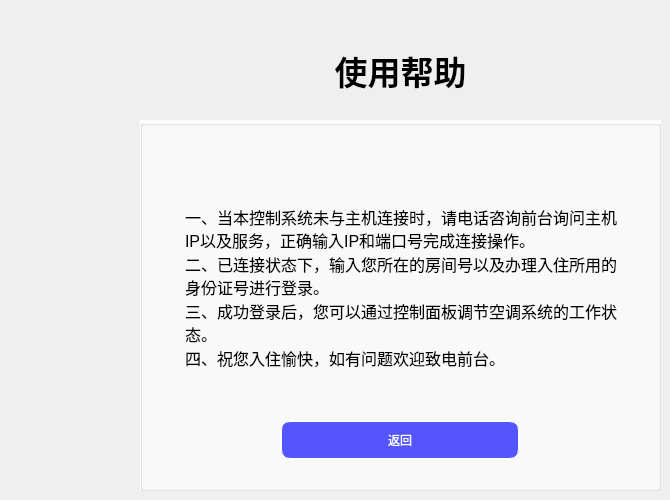
    <widget class="QWidget" name="page_5">
     <widget class="QLabel" name="label_22">
      <property name="geometry">
       <rect>
        <x>210</x>
        <y>40</y>
        <width>381</width>
        <height>61</height>
       </rect>
      </property>
      <property name="font">
       <font>
        <pointsize>25</pointsize>
        <weight>75</weight>
        <bold>true</bold>
       </font>
      </property>
      <property name="styleSheet">
       <string notr="true">background-color: rgb(255, 255, 255,0);</string>
      </property>
      <property name="text">
       <string>使用帮助</string>
      </property>
      <property name="alignment">
       <set>Qt::AlignCenter</set>
      </property>
     </widget>
     <widget class="QGroupBox" name="groupBox_5">
      <property name="geometry">
       <rect>
        <x>140</x>
        <y>120</y>
        <width>521</width>
        <height>371</height>
       </rect>
      </property>
      <property name="styleSheet">
       <string notr="true">font: 16pt &quot;Agency FB&quot;;
background-color: rgb(255, 255, 255,80%);</string>
      </property>
      <property name="title">
       <string/>
      </property>
      <property name="alignment">
       <set>Qt::AlignCenter</set>
      </property>
      <widget class="QLabel" name="label_register_image_3">
       <property name="geometry">
        <rect>
         <x>230</x>
         <y>20</y>
         <width>40</width>
         <height>40</height>
        </rect>
       </property>
       <property name="styleSheet">
        <string notr="true">border-image: url(:/Resource/help.png);
background-color: rgb(255, 255, 255,0);</string>
       </property>
       <property name="text">
        <string/>
       </property>
      </widget>
      <widget class="QPushButton" name="pushButton_help_back">
       <property name="geometry">
        <rect>
         <x>140</x>
         <y>300</y>
         <width>240</width>
         <height>40</height>
        </rect>
       </property>
       <property name="cursor">
        <cursorShape>PointingHandCursor</cursorShape>
       </property>
       <property name="styleSheet">
        <string notr="true">QPushButton{
	border:2px groove rgb(255,255,255,0,0);border-radius:10px;padding:2px 4px;
	font: 12pt &quot;Adobe 黑体 Std R&quot;;
color:white;
	
	background-color: rgb(85, 85, 255);
}
QPushButton:hover{background-color: rgb(85, 85, 255,90)}
QPushButton:pressed{background-color: rgb(85, 85, 255,50)}


</string>
       </property>
       <property name="text">
        <string>返回</string>
       </property>
      </widget>
      <widget class="QTextBrowser" name="textBrowser">
       <property name="geometry">
        <rect>
         <x>40</x>
         <y>80</y>
         <width>451</width>
         <height>201</height>
        </rect>
       </property>
       <property name="styleSheet">
        <string notr="true">background-color: rgb(255, 255, 255,0);
font: 13pt &quot;宋体&quot;;</string>
       </property>
       <property name="html">
        <string>&lt;!DOCTYPE HTML PUBLIC &quot;-//W3C//DTD HTML 4.0//EN&quot; &quot;http://www.w3.org/TR/REC-html40/strict.dtd&quot;&gt;
&lt;html&gt;&lt;head&gt;&lt;meta name=&quot;qrichtext&quot; content=&quot;1&quot; /&gt;&lt;style type=&quot;text/css&quot;&gt;
p, li { white-space: pre-wrap; }
&lt;/style&gt;&lt;/head&gt;&lt;body style=&quot; font-family:'宋体'; font-size:13pt; font-weight:400; font-style:normal;&quot;&gt;
&lt;p style=&quot; margin-top:0px; margin-bottom:0px; margin-left:0px; margin-right:0px; -qt-block-indent:0; text-indent:0px;&quot;&gt;&lt;span style=&quot; font-family:'Agency FB'; font-size:12pt;&quot;&gt;一、当本控制系统未与主机连接时，请电话咨询前台询问主机IP以及服务，正确输入IP和端口号完成连接操作。&lt;/span&gt;&lt;/p&gt;
&lt;p style=&quot; margin-top:0px; margin-bottom:0px; margin-left:0px; margin-right:0px; -qt-block-indent:0; text-indent:0px;&quot;&gt;&lt;span style=&quot; font-family:'Agency FB'; font-size:12pt;&quot;&gt;二、已连接状态下，输入您所在的房间号以及办理入住所用的身份证号进行登录。&lt;/span&gt;&lt;/p&gt;
&lt;p style=&quot; margin-top:0px; margin-bottom:0px; margin-left:0px; margin-right:0px; -qt-block-indent:0; text-indent:0px;&quot;&gt;&lt;span style=&quot; font-family:'Agency FB'; font-size:12pt;&quot;&gt;三、成功登录后，您可以通过控制面板调节空调系统的工作状态。&lt;/span&gt;&lt;/p&gt;
&lt;p style=&quot; margin-top:0px; margin-bottom:0px; margin-left:0px; margin-right:0px; -qt-block-indent:0; text-indent:0px;&quot;&gt;&lt;span style=&quot; font-family:'Agency FB'; font-size:12pt;&quot;&gt;四、祝您入住愉快，如有问题欢迎致电前台。&lt;/span&gt;&lt;/p&gt;&lt;/body&gt;&lt;/html&gt;</string>
       </property>
      </widget>
     </widget>
    </widget>
